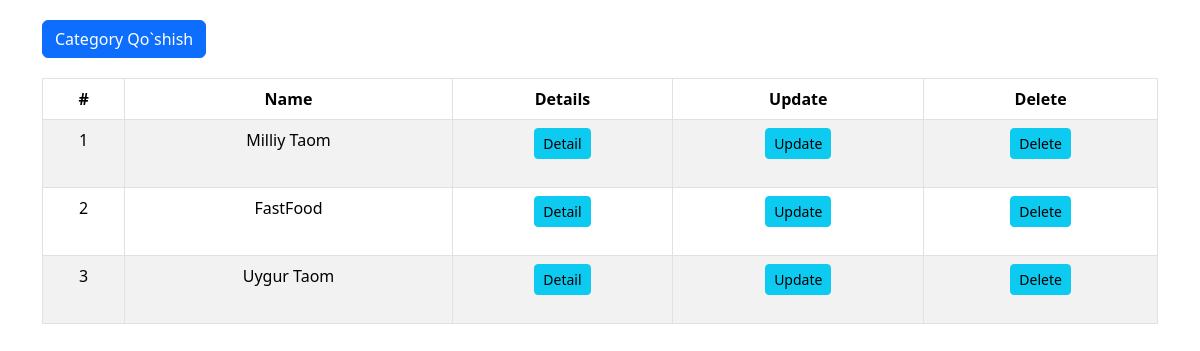
Screenshot of /back-office/category/list/ with the database file from the repository.
### Goods/models.py (models this page shows, shortened)
class Category(models.Model):
    name = models.CharField(max_length=255)
    title = models.TextField()
    img = models.ImageField(upload_to='category_img')

### Goods/back-office/category/views.py (the view)
# urls.py: path('list/', views.listCategory, name='listCategory'),
def listCategory(request):
    queryset = models.Category.objects.all()
    context = {}
    context['queryset'] = queryset
    return render(request, 'back-office/category/list.html', context)

### templates/back-office/category/list.html (shortened to what this page needs)
<!DOCTYPE html>
<html lang="en">
<head>
    <link href="https://cdn.jsdelivr.net/npm/bootstrap@5.3.3/dist/css/bootstrap.min.css" rel="stylesheet">
</head>
<body>
    <div class="container">
        <button type="button" class="btn btn-primary" data-bs-toggle="modal" data-bs-target="#exampleModal">
            Category Qo`shish
        </button>
        <table class="table table-bordered table-striped">
            <thead>
                <tr>
                    <th>#</th>
                    <th>Name</th>
                    <th>Details</th>
                    <th>Update</th>
                    <th>Delete</th>
                </tr>
            </thead>
            <tbody>
                {% for category in queryset %}
                <tr>
                    <td>{{ forloop.counter }}</td>
                    <td>{{ category.name }}</td>
                    <td><a href="{% url 'detailCategory' category.id %}" class="btn btn-info btn-sm">Detail</a></td>
                    <td><a href="{% url 'updateCategory' category.id %}" class="btn btn-info btn-sm">Update</a></td>
                    <td><a href="{% url 'deleteCategory' category.id %}" class="btn btn-info btn-sm">Delete</a></td>
                </tr>
                {% endfor %}
            </tbody>
        </table>
    </div>
</body>
</html>

### templates/back-office/category/list.html (style rules this page uses)
.container { margin-top: 20px; }
table { width: 100%; }
th, td { text-align: center; padding: 10px; }
th { background-color: #f8f9fa; }
tbody tr:nth-child(even) { background-color: #f2f2f2; }
.btn { margin-bottom: 20px; }

### rows the page displays
Category: name "Milliy Taom"
Category: name "FastFood"
Category: name "Uygur Taom"
